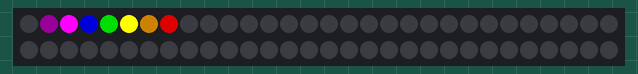
A sketch run on a simulated Arduino Uno, built with avr-gcc and run on an emulated ATmega328P. On the bench: 60 RGB LEDs in strip order, left to right, continuing on the next row.

Above: at 0.16 s.
At 4.93 s:
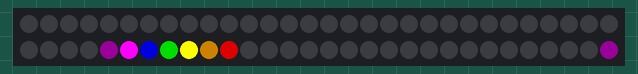
At 10.01 s:
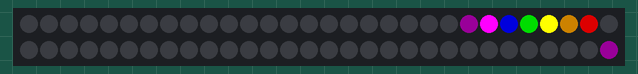
At 19.87 s:
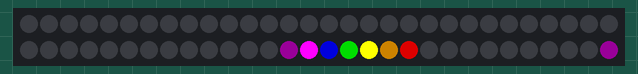
At 29.73 s:
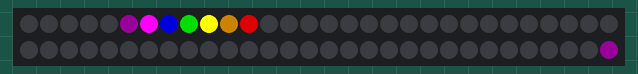
At 39.59 s:
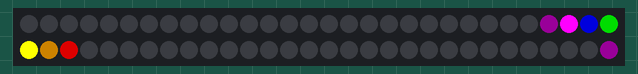

The sketch:

moving_rainbow_long.ino
```cpp
#include <Adafruit_NeoPixel.h>
#define LEDPIN 12 // connect the Data from the strip to this pin on the Arduino
#define NUMBER_PIEXELS 60 // the number of pixels in your LED strip
Adafruit_NeoPixel strip = Adafruit_NeoPixel(NUMBER_PIEXELS, LEDPIN, NEO_GRB + NEO_KHZ800);

int delayTime = 20; // 1/10 of a second

void setup() {
  strip.begin(); // initialize the strip
}

void loop() {
  for (int i=0; i<strip.numPixels()-1; i++) {
    rainbow7(i, delayTime); // starting at i, draw the 7 color rainbow
  }
}

// a seven segment rainbow with red on the highest pixel
void rainbow7(uint16_t i, uint16_t wait) {
    int np = strip.numPixels();  // we use the modulo function with this
    strip.setPixelColor(i     % np, 0, 0, 0); // off
    strip.setPixelColor((i+1)     % np, 25, 0, 25); // violet
    strip.setPixelColor((i+2) % np, 255, 0, 255); // indigo
    strip.setPixelColor((i+3) % np, 0, 0, 150); // blue
    strip.setPixelColor((i+4) % np, 0, 150, 0); // green
    strip.setPixelColor((i+5) % np, 255, 255, 0); // yellow
    strip.setPixelColor((i+6) % np, 110, 70, 0); // orange
    strip.setPixelColor((i+7) % np, 150, 0, 0); // red
    strip.show();
    delay(wait);
}
```
